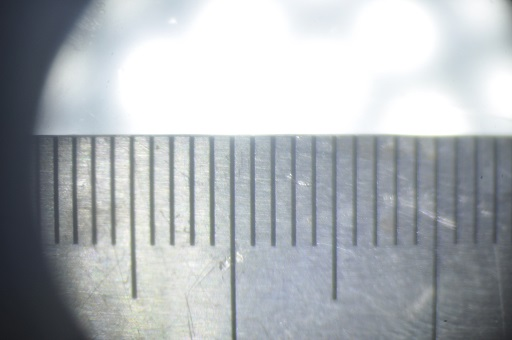
#> input picture img/ruler2.jpg, 512 x 340 px
$ jupyter execute '直径测量.ipynb'
#> lines starting #> are read from the running program, lines starting #| are printed output that depends on the picture; after the words box and inside, x2 and y2 are one past the last pixel; in counts of white or black regions, pixels touching at a corner belong together
分割+区域统计

[cell 1]
#分割
#  -*- coding: utf-8 -*
import cv2
import numpy as np
import os
import time

#time label
timestr = str(time.time())[-5:-1]
print(timestr)
#import the image
img = cv2.imread('./img/ruler2.jpg',1)
#> img is the input picture: shape (340, 512, 3); mean B, G, R 182.3, 178.3, 173.4
cv2.imshow('img',img)
#转化为灰度图
img_gray = cv2.cvtColor(img,cv2.COLOR_BGR2GRAY)
cv2.imshow('gray',img_gray)
#高斯平滑除噪
#img_blur = cv2.GaussianBlur(img_gray,(5,5),0)
img_blur = cv2.medianBlur(img_gray,5)
cv2.imshow('Gaussian',img_blur)
#canny算子 边缘检测
thres1_canny = 120
thres2_canny = 20
img_canny = cv2.Canny(img_blur,120,20)
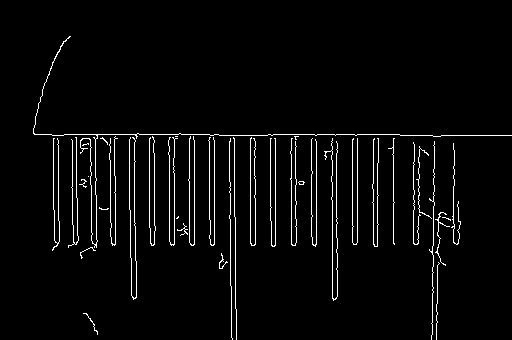
#> img_canny: shape (340, 512); 3.4% white in thin lines or dots, all inside (x1, y1, x2, y2) = (33, 36, 512, 340)
cv2.imshow('canny',img_canny)
cv2.imwrite('./img/'+'ruler'+'_canny'+timestr + '.jpg',img_canny)
#二值化处理
_, img_bin = cv2.threshold(img_blur, 200, 255, cv2.THRESH_BINARY )
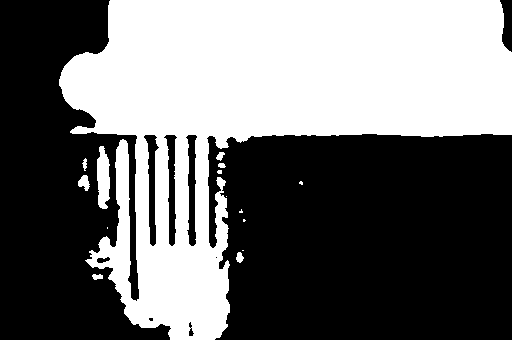
#> img_bin: shape (340, 512); 43.6% white; 15 white regions (7 under 20 px), largest, box (x1, y1, x2, y2) and area: (59, 0, 512, 340) 74850, (97, 146, 110, 209) 637, (78, 175, 90, 191) 121
cv2.imshow('bin',img_bin)
cv2.imwrite('./img/'+'ruler'+'_bin'+timestr + '.jpg',img_bin)
#print(img_bin)

cv2.waitKey()
cv2.destroyAllWindows()

$ run again, with img/sample1.jpg copied over img/ruler2.jpg
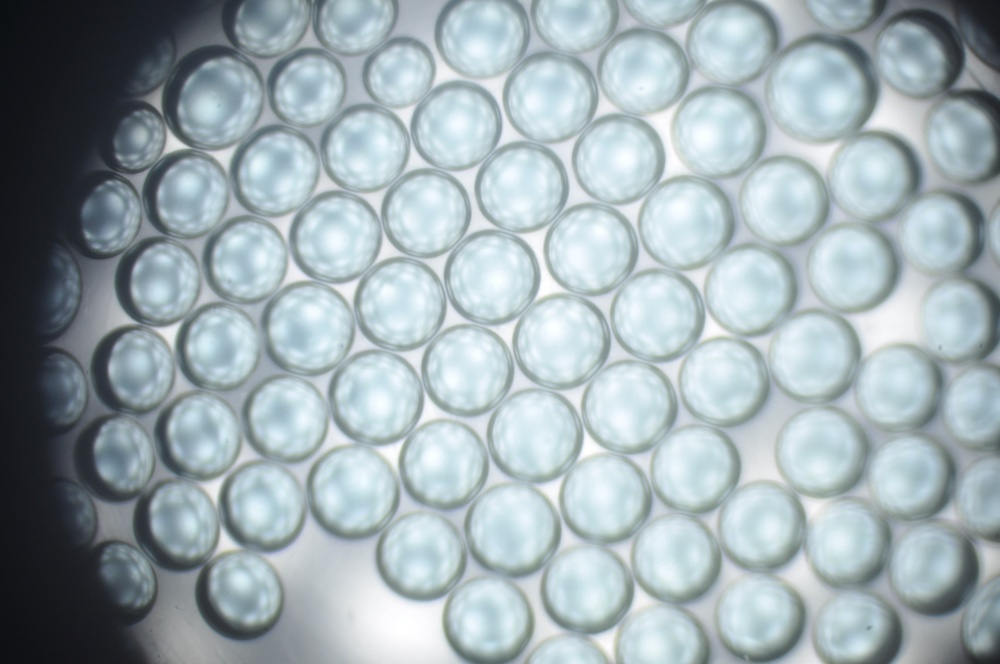
#> input picture img/sample1.jpg, 1000 x 664 px, shrunk from 4288 x 2848 before the run
#> img is the input picture: shape (664, 1000, 3); mean B, G, R 177.5, 172.3, 158.5
#> `img_canny = cv2.Canny(img_blur,120,20)`:
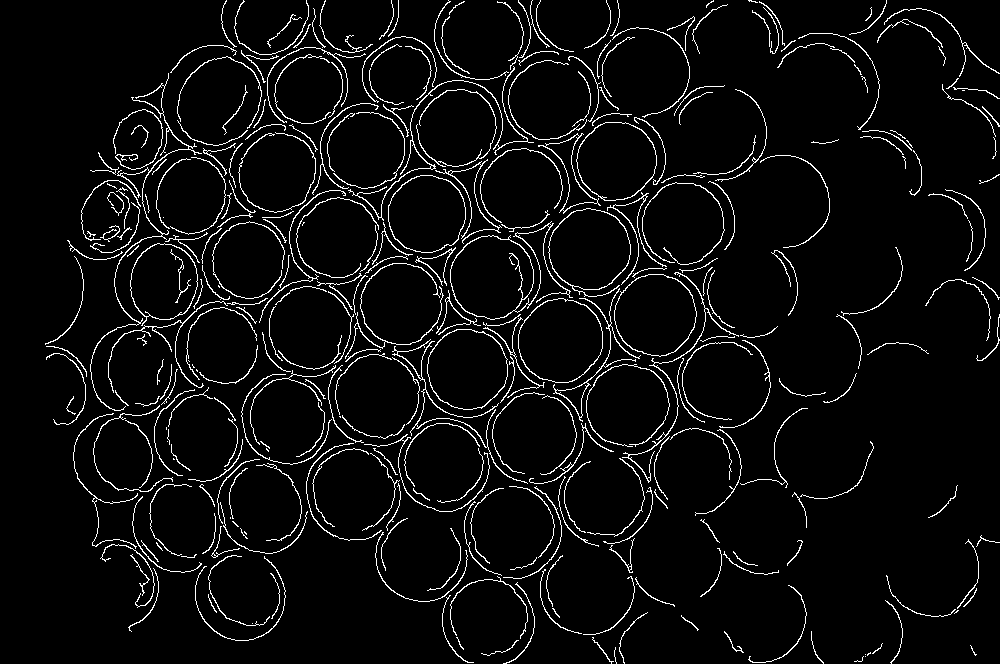
#> img_canny: shape (664, 1000); 5% white in thin lines or dots
#> `_, img_bin = cv2.threshold(img_blur, 200, 255, cv2.THRESH_BINARY )`:
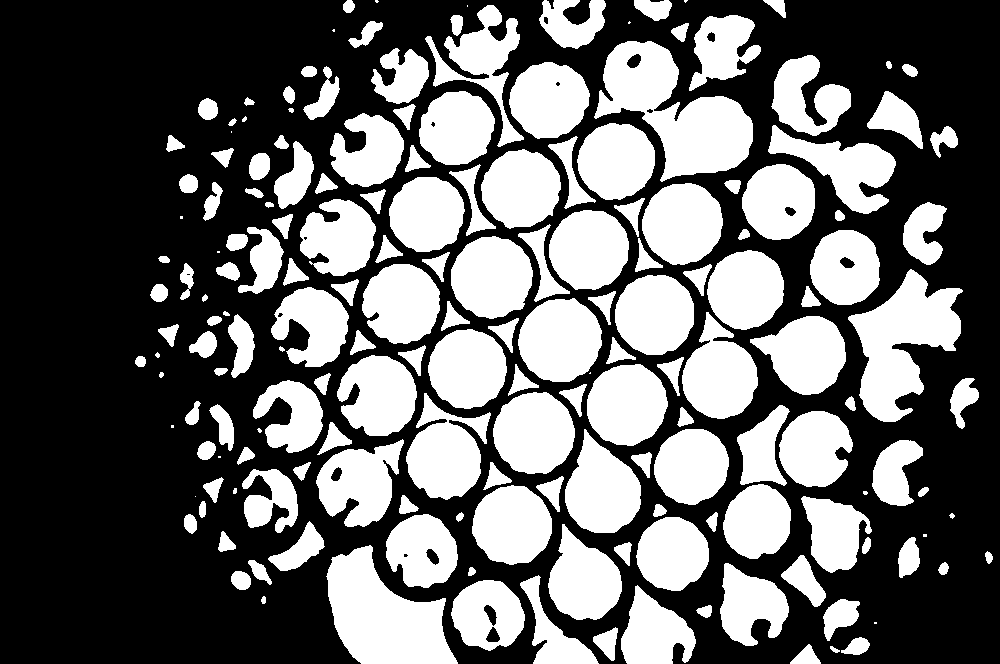
#> img_bin: shape (664, 1000); 40.2% white; 181 white regions (16 under 20 px), largest, box (x1, y1, x2, y2) and area: (594, 41, 753, 182) 10778, (326, 545, 458, 664) 9346, (848, 269, 963, 422) 8829
